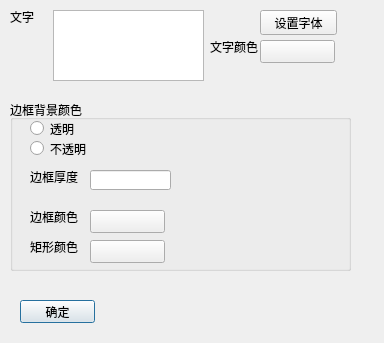
<ui version="4.0" >
 <class>texteditClass</class>
 <widget class="QDialog" name="texteditClass" >
  <property name="geometry" >
   <rect>
    <x>0</x>
    <y>0</y>
    <width>384</width>
    <height>343</height>
   </rect>
  </property>
  <property name="windowTitle" >
   <string>文字编辑</string>
  </property>
  <widget class="QPushButton" name="backpb" >
   <property name="geometry" >
    <rect>
     <x>20</x>
     <y>300</y>
     <width>75</width>
     <height>23</height>
    </rect>
   </property>
   <property name="text" >
    <string>确定</string>
   </property>
  </widget>
  <widget class="QLabel" name="label" >
   <property name="geometry" >
    <rect>
     <x>10</x>
     <y>10</y>
     <width>54</width>
     <height>14</height>
    </rect>
   </property>
   <property name="text" >
    <string>文字</string>
   </property>
  </widget>
  <widget class="QTextEdit" name="wenzi" >
   <property name="geometry" >
    <rect>
     <x>53</x>
     <y>10</y>
     <width>151</width>
     <height>71</height>
    </rect>
   </property>
  </widget>
  <widget class="QGroupBox" name="groupBox_2" >
   <property name="geometry" >
    <rect>
     <x>10</x>
     <y>100</y>
     <width>341</width>
     <height>171</height>
    </rect>
   </property>
   <property name="title" >
    <string>边框背景颜色</string>
   </property>
   <widget class="QRadioButton" name="rb_butouming" >
    <property name="geometry" >
     <rect>
      <x>20</x>
      <y>40</y>
      <width>90</width>
      <height>17</height>
     </rect>
    </property>
    <property name="text" >
     <string>不透明</string>
    </property>
   </widget>
   <widget class="QRadioButton" name="rb_touming" >
    <property name="geometry" >
     <rect>
      <x>20</x>
      <y>20</y>
      <width>90</width>
      <height>17</height>
     </rect>
    </property>
    <property name="text" >
     <string>透明</string>
    </property>
   </widget>
   <widget class="QLabel" name="label_6" >
    <property name="geometry" >
     <rect>
      <x>20</x>
      <y>110</y>
      <width>54</width>
      <height>14</height>
     </rect>
    </property>
    <property name="text" >
     <string>边框颜色</string>
    </property>
   </widget>
   <widget class="QPushButton" name="pb_biankuangyanse" >
    <property name="geometry" >
     <rect>
      <x>80</x>
      <y>110</y>
      <width>75</width>
      <height>23</height>
     </rect>
    </property>
    <property name="text" >
     <string/>
    </property>
   </widget>
   <widget class="QPushButton" name="pb_juxingyanse" >
    <property name="geometry" >
     <rect>
      <x>80</x>
      <y>140</y>
      <width>75</width>
      <height>23</height>
     </rect>
    </property>
    <property name="text" >
     <string/>
    </property>
   </widget>
   <widget class="QLabel" name="label_2" >
    <property name="geometry" >
     <rect>
      <x>20</x>
      <y>70</y>
      <width>54</width>
      <height>14</height>
     </rect>
    </property>
    <property name="text" >
     <string>边框厚度</string>
    </property>
   </widget>
   <widget class="QLineEdit" name="le_biankuanghoudu" >
    <property name="geometry" >
     <rect>
      <x>80</x>
      <y>70</y>
      <width>81</width>
      <height>20</height>
     </rect>
    </property>
   </widget>
   <widget class="QLabel" name="label_7" >
    <property name="geometry" >
     <rect>
      <x>20</x>
      <y>140</y>
      <width>54</width>
      <height>14</height>
     </rect>
    </property>
    <property name="text" >
     <string>矩形颜色</string>
    </property>
   </widget>
  </widget>
  <widget class="QPushButton" name="pb_ziti" >
   <property name="geometry" >
    <rect>
     <x>260</x>
     <y>10</y>
     <width>77</width>
     <height>25</height>
    </rect>
   </property>
   <property name="text" >
    <string>设置字体</string>
   </property>
  </widget>
  <widget class="QLabel" name="label_8" >
   <property name="geometry" >
    <rect>
     <x>210</x>
     <y>40</y>
     <width>54</width>
     <height>14</height>
    </rect>
   </property>
   <property name="text" >
    <string>文字颜色</string>
   </property>
  </widget>
  <widget class="QPushButton" name="pb_wenzicolor" >
   <property name="geometry" >
    <rect>
     <x>260</x>
     <y>40</y>
     <width>75</width>
     <height>23</height>
    </rect>
   </property>
   <property name="text" >
    <string/>
   </property>
  </widget>
 </widget>
 <resources/>
 <connections/>
</ui>
